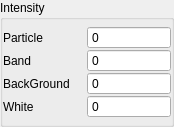
<?xml version="1.0" encoding="UTF-8"?>
<ui version="4.0">
 <class>IntensityWidget</class>
 <widget class="QWidget" name="IntensityWidget">
  <property name="geometry">
   <rect>
    <x>0</x>
    <y>0</y>
    <width>174</width>
    <height>127</height>
   </rect>
  </property>
  <property name="windowTitle">
   <string>Form</string>
  </property>
  <layout class="QGridLayout" name="gridLayout">
   <property name="leftMargin">
    <number>0</number>
   </property>
   <property name="topMargin">
    <number>0</number>
   </property>
   <property name="rightMargin">
    <number>0</number>
   </property>
   <property name="bottomMargin">
    <number>0</number>
   </property>
   <property name="spacing">
    <number>0</number>
   </property>
   <item row="0" column="0">
    <widget class="QGroupBox" name="groupBox">
     <property name="title">
      <string>Intensity</string>
     </property>
     <layout class="QGridLayout" name="gridLayout_2">
      <property name="leftMargin">
       <number>0</number>
      </property>
      <property name="topMargin">
       <number>0</number>
      </property>
      <property name="rightMargin">
       <number>0</number>
      </property>
      <property name="bottomMargin">
       <number>0</number>
      </property>
      <property name="spacing">
       <number>0</number>
      </property>
      <item row="0" column="0">
       <layout class="QVBoxLayout" name="verticalLayout">
        <item>
         <layout class="QHBoxLayout" name="horizontalLayout">
          <item>
           <widget class="QLabel" name="label">
            <property name="text">
             <string>Particle</string>
            </property>
           </widget>
          </item>
          <item>
           <widget class="QSpinBox" name="spinParticle">
            <property name="buttonSymbols">
             <enum>QAbstractSpinBox::NoButtons</enum>
            </property>
            <property name="maximum">
             <number>999</number>
            </property>
           </widget>
          </item>
         </layout>
        </item>
        <item>
         <layout class="QHBoxLayout" name="horizontalLayout_2">
          <item>
           <widget class="QLabel" name="label_2">
            <property name="text">
             <string>Band</string>
            </property>
           </widget>
          </item>
          <item>
           <widget class="QSpinBox" name="spinBand">
            <property name="buttonSymbols">
             <enum>QAbstractSpinBox::NoButtons</enum>
            </property>
            <property name="maximum">
             <number>999</number>
            </property>
           </widget>
          </item>
         </layout>
        </item>
        <item>
         <layout class="QHBoxLayout" name="horizontalLayout_3">
          <item>
           <widget class="QLabel" name="label_3">
            <property name="text">
             <string>BackGround</string>
            </property>
           </widget>
          </item>
          <item>
           <widget class="QSpinBox" name="spinBackGround">
            <property name="buttonSymbols">
             <enum>QAbstractSpinBox::NoButtons</enum>
            </property>
            <property name="maximum">
             <number>999</number>
            </property>
           </widget>
          </item>
         </layout>
        </item>
        <item>
         <layout class="QHBoxLayout" name="horizontalLayout_4">
          <item>
           <widget class="QLabel" name="label_4">
            <property name="text">
             <string>White</string>
            </property>
           </widget>
          </item>
          <item>
           <widget class="QSpinBox" name="spinWhite">
            <property name="buttonSymbols">
             <enum>QAbstractSpinBox::NoButtons</enum>
            </property>
            <property name="maximum">
             <number>999</number>
            </property>
           </widget>
          </item>
         </layout>
        </item>
       </layout>
      </item>
     </layout>
    </widget>
   </item>
  </layout>
 </widget>
 <resources/>
 <connections/>
</ui>
